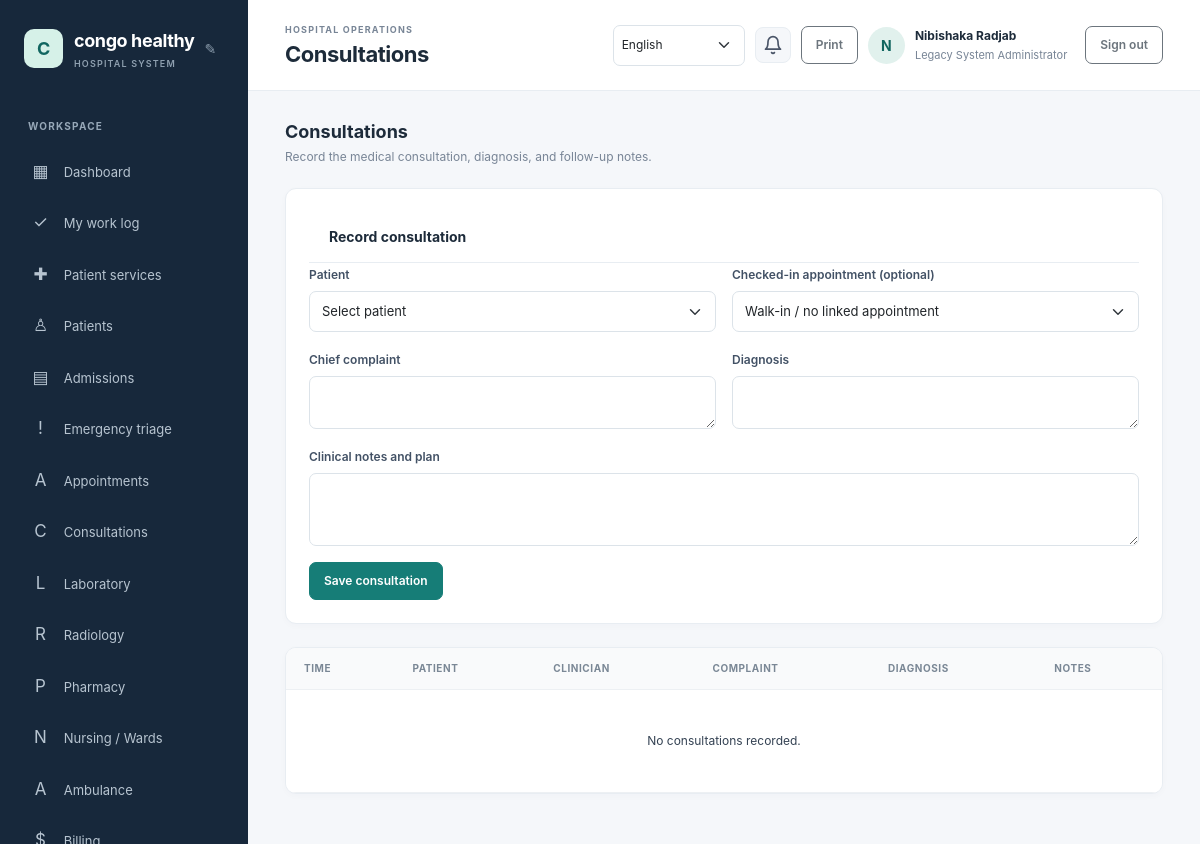
/consultations/index.php (signed in), run on the app's committed database.
### tables this page shows
CREATE TABLE `hospital_settings` (
  `setting_key` varchar(80) NOT NULL,
  `setting_value` text NOT NULL,
  `updated_at` timestamp NOT NULL DEFAULT current_timestamp() ON UPDATE current_timestamp()
);

CREATE TABLE `users` (
  `id` bigint(20) UNSIGNED NOT NULL,
  `role_id` tinyint(3) UNSIGNED NOT NULL,
  `full_name` varchar(160) NOT NULL,
  `email` varchar(190) NOT NULL,
  `password_hash` varchar(255) NOT NULL,
  `is_active` tinyint(1) NOT NULL DEFAULT 1,
  `payment_method` enum('bank_transfer','mobile_money','paypal','other') DEFAULT NULL,
  `payment_details` varchar(255) DEFAULT NULL,
  `last_login_at` datetime DEFAULT NULL,
  `created_at` timestamp NOT NULL DEFAULT current_timestamp()
);

CREATE TABLE `roles` (
  `id` tinyint(3) UNSIGNED NOT NULL,
  `role_key` varchar(40) NOT NULL,
  `name` varchar(80) NOT NULL
);

### config/database.php (called while the page is built, shortened)
<?php
$host = getenv('DB_HOST') ?: '127.0.0.1';
$port = getenv('DB_PORT') ?: '3306';
$name = getenv('DB_NAME') ?: 'hospital_management';
$user = getenv('DB_USER') ?: 'root';
$password = getenv('DB_PASSWORD') ?: '';
try {
    $pdo = new PDO(
        "mysql:host={$host};port={$port};dbname={$name};charset=utf8mb4",
        $user,
        $password,
        [
            PDO::ATTR_ERRMODE => PDO::ERRMODE_EXCEPTION,
            PDO::ATTR_DEFAULT_FETCH_MODE => PDO::FETCH_ASSOC,
            PDO::ATTR_EMULATE_PREPARES => false,
        ]
    );
} catch (PDOException $exception) {
    error_log('Database connection failed: ' . $exception->getMessage());
    http_response_code(500);
    exit('Database connection failed. Check the database settings and import database/schema.sql.');
}
return $pdo;

### includes/functions.php (called while the page is built, shortened)
<?php
function e(?string $value): string
{
    return htmlspecialchars($value ?? '', ENT_QUOTES | ENT_SUBSTITUTE, 'UTF-8');
}
function get_hospital_name(): string
{
    global $pdo;
    static $name = null;
    if ($name === null) {
        try {
            $name = (string) $pdo->query(
                "SELECT setting_value FROM hospital_settings WHERE setting_key = 'hospital_name'"
            )->fetchColumn();
        } catch (\Throwable) {
            $name = 'KivuCare';
        }
    }
    return $name;
}

### includes/auth.php (called while the page is built, shortened)
<?php
require_once __DIR__ . '/bootstrap.php';
function require_login(): void
{
    global $pdo;
    $statement = $pdo->prepare(
        'SELECT u.is_active, r.id AS role_id, r.role_key, r.name AS role_name
         FROM users u JOIN roles r ON r.id = u.role_id WHERE u.id = :id'
    );
    $statement->execute(['id' => $_SESSION['user']['id']]);
}
function has_permission(string $permissionKey): bool
{
    static $permissionsByRole = [];
    $roleId = (int) (current_user()['role_id'] ?? 0);
    if (!isset($permissionsByRole[$roleId])) {
        global $pdo;
        $statement = $pdo->prepare(
            'SELECT p.permission_key
             FROM role_permissions rp
             JOIN permissions p ON p.id = rp.permission_id
             WHERE rp.role_id = :role_id'
        );
        $statement->execute(['role_id' => $roleId]);
        $permissionsByRole[$roleId] = array_fill_keys(
            array_column($statement->fetchAll(), 'permission_key'),
            true
        );
    }
    return isset($permissionsByRole[$roleId][$permissionKey]);
}
function require_permission(string $permissionKey): void
{
    require_login();
}
function current_user(): array
{
    return $_SESSION['user'] ?? [];
}

### consultations/index.php (the view, shortened to what this page needs)
<?php
require_once __DIR__ . '/../includes/auth.php';
require_permission('visits.view');
$user = current_user(); $doctorId = null;
$where=''; $params=[]; if($doctorId){$where='WHERE v.doctor_id=:doctor_id';$params['doctor_id']=$doctorId;}
$q=$pdo->prepare("SELECT v.id,v.patient_id,v.appointment_id,v.visited_at,v.chief_complaint,v.diagnosis,v.notes,p.patient_no,p.first_name,p.last_name,u.full_name AS doctor_name FROM visits v JOIN patients p ON p.id=v.patient_id LEFT JOIN doctors d ON d.id=v.doctor_id LEFT JOIN users u ON u.id=d.user_id {$where} ORDER BY v.visited_at DESC LIMIT 200"); $q->execute($params); $visits=$q->fetchAll();
$pageTitle='Consultations'; require __DIR__.'/../includes/header.php'; ?>
<div class="page-heading"><div><h2>Consultations</h2><p>Record the medical consultation, diagnosis, and follow-up notes.</p></div></div>
<?php if(has_permission('visits.manage')): ?><section class="content-card form-card mt-0"><div class="card-heading"><h3>Record consultation</h3></div><form method="post" class="row g-3"><?= csrf_field() ?>
<div class="col-md-6"><label class="form-label">Patient</label><select class="form-select" name="patient_id" required><option value="">Select patient</option></select></div>
<div class="col-md-6"><label class="form-label">Checked-in appointment (optional)</label><select class="form-select" name="appointment_id"><option value="">Walk-in / no linked appointment</option></select></div>
<div class="col-md-6"><label class="form-label">Chief complaint</label><textarea class="form-control" name="chief_complaint" rows="2" maxlength="5000"></textarea></div><div class="col-md-6"><label class="form-label">Diagnosis</label><textarea class="form-control" name="diagnosis" rows="2" maxlength="5000"></textarea></div><div class="col-12"><label class="form-label">Clinical notes and plan</label><textarea class="form-control" name="notes" rows="3" maxlength="10000"></textarea></div><div class="col-12"><button class="btn btn-primary">Save consultation</button></div></form></section><?php endif; ?>
<section class="content-card"><div class="table-responsive"><table class="table"><thead><tr><th>Time</th><th>Patient</th><th>Clinician</th><th>Complaint</th><th>Diagnosis</th><th>Notes</th></tr></thead><tbody><?php if(!$visits): ?><tr><td class="empty-state" colspan="6">No consultations recorded.</td></tr><?php endif; ?></tbody></table></div></section>
<?php require __DIR__.'/../includes/footer.php'; ?>

### includes/header.php (shortened to what this page needs)
<?php
$pageTitle = $pageTitle ?? 'Dashboard';
$user = current_user();
$_hospitalName = get_hospital_name();
?>
<!doctype html>
<html lang="en">
<head>
    <link href="https://cdn.jsdelivr.net/npm/bootstrap@5.3.3/dist/css/bootstrap.min.css" rel="stylesheet">
    <link href="/hospital%20management/assets/css/app.css" rel="stylesheet">
</head>
<body>
<div class="app-shell">
    <aside class="sidebar" id="workspace-menu" aria-label="Workspace navigation">
        <div class="brand-wrap">
            <a class="brand" href="/hospital%20management/dashboard.php"><span class="brand-mark"><?= e(strtoupper(substr($_hospitalName, 0, 1))) ?></span><span><?= e($_hospitalName) ?><small>HOSPITAL SYSTEM</small></span></a>
            <?php if (has_permission('settings.manage') || ($user['role_key'] ?? '') === 'hospital_admin'): ?>
            <button id="brand-edit-btn" class="brand-edit-btn" title="Edit hospital name">&#9998;</button>
            <?php endif; ?>
        </div>
        <div class="nav-label">WORKSPACE</div>
        <nav class="nav flex-column">
            <a class="nav-link" href="/hospital%20management/dashboard.php"><span>▦</span> Dashboard</a>
            <?php if (has_permission('work_logs.view_own')): ?>
                <a class="nav-link" href="/hospital%20management/work-log/index.php"><span>✓</span> My work log</a>
            <?php endif; ?>
            <?php if (has_permission('patient_services.view_own') || has_permission('patient_services.view_all')): ?>
                <a class="nav-link" href="/hospital%20management/patient-services/index.php"><span>✚</span> Patient services</a>
            <?php endif; ?>
            <?php if (has_permission('patients.view')): ?>
                <a class="nav-link" href="/hospital%20management/patient/index.php"><span>♙</span> Patients</a>
            <?php endif; ?>
            <?php if (has_permission('admissions.view')): ?>
                <a class="nav-link" href="/hospital%20management/admission/index.php"><span>▤</span> Admissions</a>
            <?php endif; ?>
            <?php if (has_permission('triage.view')): ?>
                <a class="nav-link" href="/hospital%20management/emergency/index.php"><span>!</span> Emergency triage</a>
            <?php endif; ?>
            <?php if (has_permission('appointments.view')): ?>
                <a class="nav-link" href="/hospital%20management/appointments/index.php"><span>A</span> Appointments</a>
            <?php endif; ?>
            <?php if (has_permission('visits.view')): ?>
                <a class="nav-link" href="/hospital%20management/consultations/index.php"><span>C</span> Consultations</a>
            <?php endif; ?>
            <?php if (has_permission('lab.requests.view') || has_permission('lab.results.view')): ?>
                <a class="nav-link" href="/hospital%20management/laboratory/index.php"><span>L</span> Laboratory</a>
            <?php endif; ?>
            <?php if (has_permission('radiology.requests.view') || has_permission('radiology.results.manage')): ?>
                <a class="nav-link" href="/hospital%20management/radiology/index.php"><span>R</span> Radiology</a>
            <?php endif; ?>
            <?php if (has_permission('prescriptions.create') || has_permission('prescriptions.view') || has_permission('pharmacy.dispense')): ?>
                <a class="nav-link" href="/hospital%20management/pharmacy/index.php"><span>P</span> Pharmacy</a>
            <?php endif; ?>
            <?php if (has_permission('nursing_notes.manage')): ?>
                <a class="nav-link" href="/hospital%20management/nursing/index.php"><span>N</span> Nursing / Wards</a>
            <?php endif; ?>
            <?php if (has_permission('ambulance.manage') || has_permission('ambulance.requests.create') || has_permission('emergency_requests.view')): ?>
                <a class="nav-link" href="/hospital%20management/ambulance/index.php"><span>A</span> Ambulance</a>
            <?php endif; ?>
            <?php if (has_permission('billing.overview') || has_permission('billing.view') || has_permission('invoices.manage') || has_permission('payments.manage') || has_permission('financial_reports.view')): ?>
                <a class="nav-link" href="/hospital%20management/billing/index.php"><span>$</span> Billing</a>
            <?php endif; ?>
        </nav>
    </aside>
    <main class="main-content">
        <header class="topbar">
            <div class="topbar-heading">
                <div>
                    <div class="eyebrow">HOSPITAL OPERATIONS</div>
                    <h1><?= e($pageTitle) ?></h1>
                </div>
            </div>
            <div class="user-menu">
                <?= render_language_switcher() ?>
                <div class="notif-bell no-print" id="notifBell" title="Notifications" role="button" tabindex="0" aria-haspopup="true" aria-expanded="false">
                    <svg class="notif-icon" xmlns="http://www.w3.org/2000/svg" width="20" height="20" viewBox="0 0 24 24" fill="none" stroke="currentColor" stroke-width="2" stroke-linecap="round" stroke-linejoin="round" aria-hidden="true"><path d="M18 8A6 6 0 0 0 6 8c0 7-3 9-3 9h18s-3-2-3-9"/><path d="M13.73 21a2 2 0 0 1-3.46 0"/></svg>
                </div>
                <button class="btn btn-sm btn-outline-secondary print-page no-print" type="button" onclick="window.print()">Print</button>
                <a class="avatar no-print" href="/hospital%20management/profile.php" title="Edit profile"><?= e(strtoupper(substr($user['full_name'] ?? 'U', 0, 1))) ?></a>
                <a class="user-detail no-print" href="/hospital%20management/profile.php"><strong><?= e($user['full_name'] ?? '') ?></strong><span><?= e($user['role_name'] ?? '') ?></span></a>
                <form method="post" action="/hospital%20management/logout.php" class="ms-2">
                    <button class="btn btn-sm btn-outline-secondary" type="submit">Sign out</button>
                </form>
            </div>
        </header>
        <section class="page-body">

### data on the page
hospital_settings: setting_value "C", setting_value "congo healthy"
users: role.name "Legacy System Administrator"

### other printed values
$pageTitle "Consultations"
substr($user['full_name'] ?? 'U', 0, 1) "N"
$user['full_name'] "Nibishaka Radjab"
form field lang "English"
